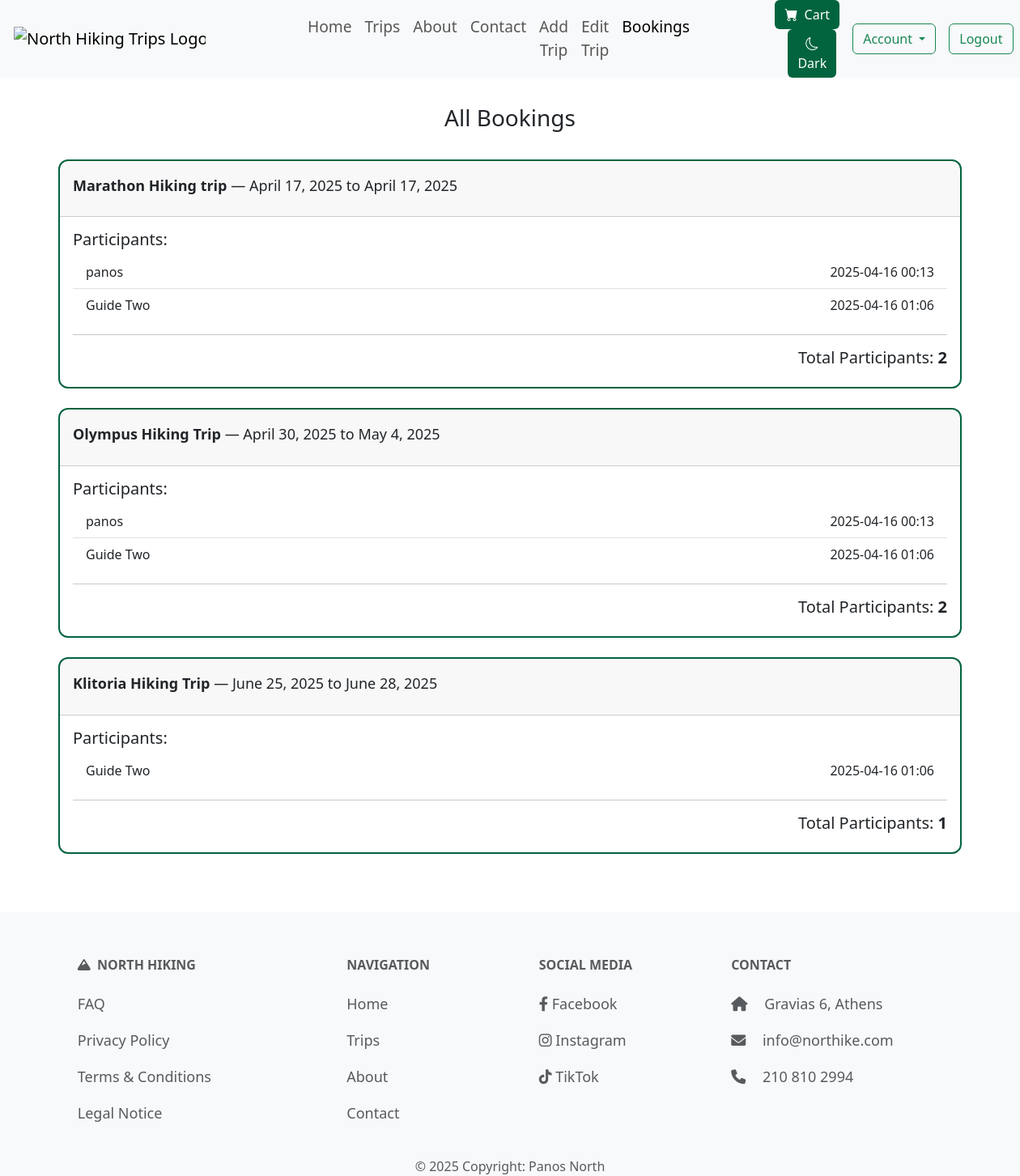
/users/all-booked/ (signed in), run on an earlier commit of the app's database.
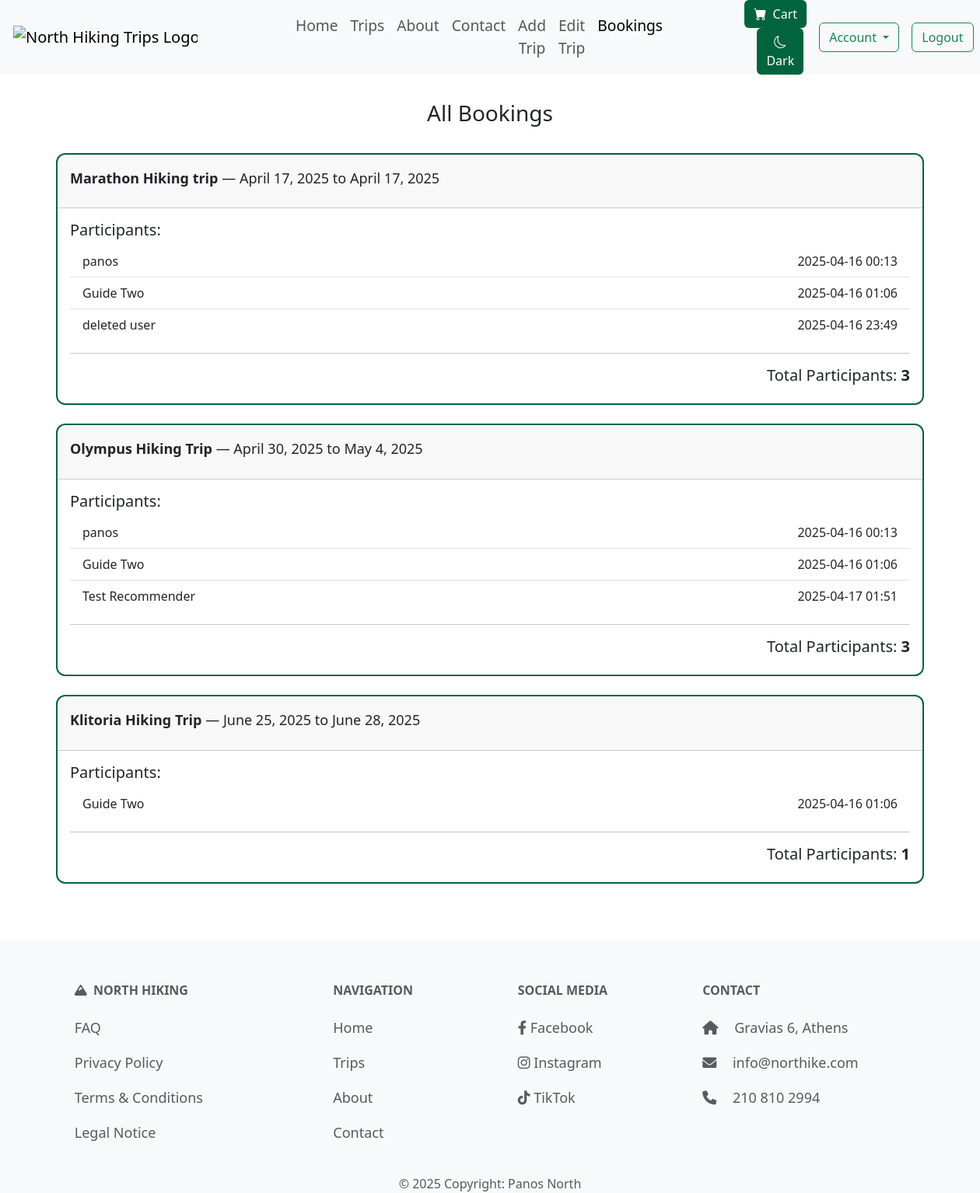
And on a later commit of the database.
### trips/models.py (models this page shows, shortened)
class Trip(models.Model):
    DIFFICULTY_LEVELS = [
        ('Easy', 'Easy'),
        ('Moderate', 'Moderate'),
        ('Hard', 'Hard'),
        ('Extreme', 'Extreme')
    ]
    TERRAIN_TYPES = [
        ('Forest', 'Forest'),
        ('Mountain', 'Mountain'),
        ('Beach', 'Beach'),
        ('Urban', 'Urban'),
    ]
    title = models.CharField(max_length=60, unique=True)
    location = models.CharField(max_length=40)
    difficulty = models.CharField(max_length=10, choices=DIFFICULTY_LEVELS)
    distance = models.DecimalField(max_digits=5, decimal_places=1, validators=[MinValueValidator(0), MaxValueValidator(1000000)])
    terrain = models.CharField(max_length=20, choices=TERRAIN_TYPES)
    price = models.DecimalField(max_digits=8, decimal_places=2, validators=[MinValueValidator(0)])
    start_date = models.DateField(validators=[validate_future_date])
    end_date = models.DateField(validators=[validate_future_date])
    altitude_difference = models.PositiveIntegerField(validators=[MinValueValidator(1)])
    hiking_duration = models.PositiveIntegerField(validators=[MinValueValidator(1)])
    max_participants = models.PositiveIntegerField(validators=[MinValueValidator(1), MaxValueValidator(99)])
    description = models.TextField(max_length=500)
    image = models.ImageField(default='default.png', blank=True, null=True)
    guide = models.ForeignKey('Guide', on_delete=models.SET_NULL, null=True, blank=True, related_name='trip_guides'
    )
    slug = models.SlugField(unique=True, null=True, blank=True, editable=False)

class Booking(models.Model):
    trip = models.ForeignKey(Trip, on_delete=models.CASCADE, related_name='booked_trips')
    user = models.ForeignKey(User, on_delete=models.CASCADE, related_name='user_bookings')
    order = models.ForeignKey('Order', on_delete=models.CASCADE, related_name='bookings', null=True, blank=True)
    booking_date = models.DateTimeField(auto_now_add=True)

### users/views.py (the view)
# urls.py: path('all-booked/', views.all_booked_trips_view, name='all-booked'),
@login_required
@user_passes_test(is_guide)
def all_booked_trips_view(request):
    trips_with_bookings = Trip.objects.filter(booked_trips__isnull=False).distinct().prefetch_related('booked_trips__user')
    return render(request, 'users/all_booked_trips.html', {
        'trips': trips_with_bookings
    })

### trips/context_processors.py (called while the page is built)
def cart_item_count(request):
    if request.user.is_authenticated:
        count = CartItem.objects.filter(user=request.user).count()
        return {'cart_item_count': count}
    return {'cart_item_count': 0}

### users/views.py (called while the page is built)
def is_guide(user):
    return hasattr(user, 'guide_profile')

### users/templates/users/all_booked_trips.html (shortened to what this page needs)
{% extends "layout.html" %}
{% block content %}
<div class="short-layout-body">
<section class="container short-layout-wrapper">
    <h2 class="normal_title">All Bookings</h2>
    {% if trips %}
        {% for trip in trips %}
            <div class="card mb-4 custom-card">
                <div class="card-header">
                    <p class="mt-2"><strong>{{ trip.title }}</strong> — {{ trip.start_date }} to {{ trip.end_date }}</p>
                </div>
                <div class="card-body">
                    <h5 class="card-title">Participants:</h5>
                    <ul class="list-group list-group-flush">
                        {% for booking in trip.booked_trips.all %}
                            <li class="list-group-item d-flex justify-content-between align-items-center">
                                {{ booking.user.get_full_name|default:booking.user.username }}
                                <span>{{ booking.booking_date|date:"Y-m-d H:i" }}</span>
                            </li>
                        {% endfor %}
                    </ul>
                    <hr>
                    <h5 class="text-end">Total Participants: <strong>{{ trip.booked_trips.count }}</strong></h5>
                </div>
            </div>
        {% endfor %}
    {% else %}
        <div class="d-flex justify-content-center">
            <p>There is nothing to view, your cart is empty.</p>
        </div>
    {% endif %}
</section>
</div>
{% endblock %}

What changed in the data, as far as the page shows it:
computed for Trip "Marathon Hiking trip": booked_trips.count "2" → "3"
added Booking: user.get_full_name "deleted user", booking_date "2025-04-16 23:49", shown under Trip "Marathon Hiking trip"
computed for Trip "Olympus Hiking Trip": booked_trips.count "2" → "3"
added Booking: user.get_full_name "Test Recommender", booking_date "2025-04-17 01:51", shown under Trip "Olympus Hiking Trip"
